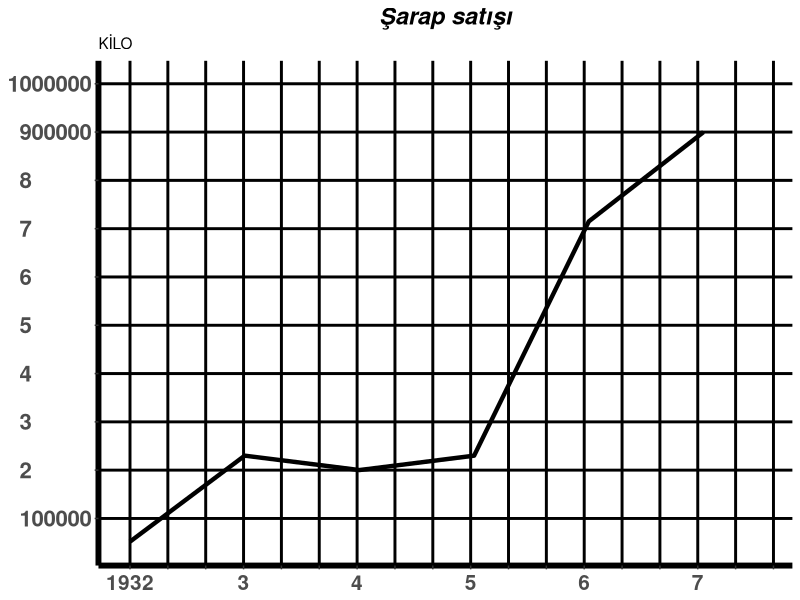

The R source for this figure:
library(ggplot2)
tarih <- c(1932,1933,1934,1935,1936,1937)
miktar <- c(52000,230000,200200,230000,715000,900000)
sarapsatisi <- data.frame(tarih,miktar)
ggplot(sarapsatisi, aes(tarih,miktar)) + geom_line(size=1.5) +
  labs(title = "Şarap satışı",
       subtitle = "KİLO") +
  theme_classic() +
  theme(panel.grid.major = element_line(colour = "black", size = 1)) +
  theme(plot.title = element_text(hjust = 0.5, size = 17, face = "bold.italic")) +
  theme(axis.title = element_blank()) +
  theme(axis.text.x = element_text(size=15, face="bold", vjust = 0.5)) +
  theme(axis.text.y = element_text(size=16, face="bold")) +
  theme(axis.line = element_line(size=2)) +
  scale_x_continuous(
    limits = c(1932,1937.5),
    breaks = seq(1932,1938,by = 0.33),
    labels = c("1932","","","3","","","4","","","5","","","6","","","7","","","")
  ) +
  scale_y_continuous(
    limits = c(50000,1000000),
    breaks = c(100000,200000,300000,400000,500000,600000,700000,800000,900000,1000000),
    labels = c("100000","2          ","3          ","4          ","5          ","6          ","7          ","8          ","900000","1000000")
  )
